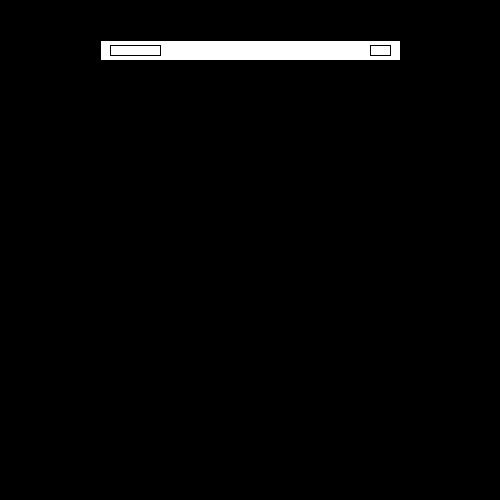
Frame 1 (no input)
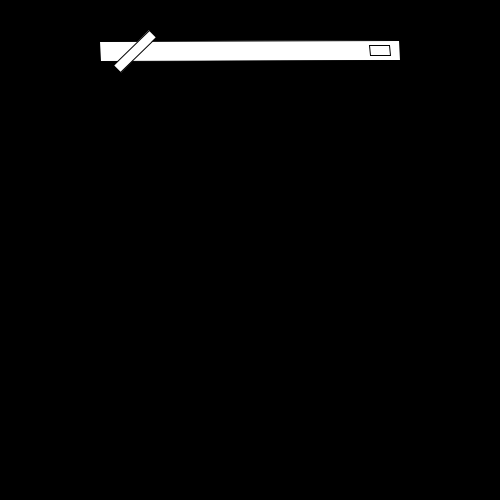
Frame 60 (the mouse pressed at the canvas centre just before this capture)
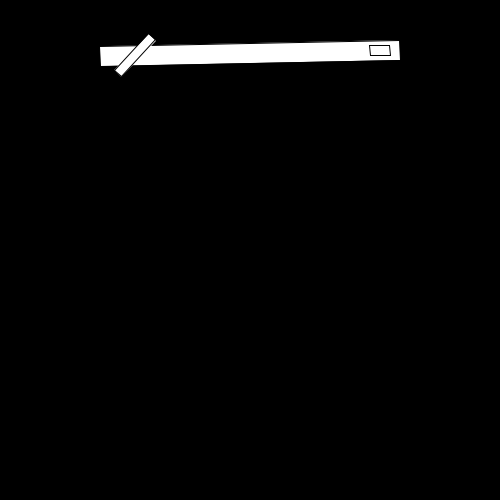
Frame 120 (the mouse held since frame 60 and released just before this capture)

The Processing sketch that drew these frames (run headless with seeded random() and noise(); from frame 60 on, the mouse is pressed at the canvas centre):

// Processing sketch: PID_plane
// ── PID_plane.pde

float targetHeight;
//float targetAngle;

Controller controller = new Controller( 0.1, 0.0, 0.2);
Plane plane = new Plane(50, 20, 0.5);

void setup() {

  targetHeight = 250;
  //targetAngle = 0;

  //adjust the inital values. These are not the tuning values
  controller.updatePID(0);

  size(500, 500);
}

void draw() {


  background(0);
  plane.drawPlane();

  plane.physicsStep();

  //assign the p,i,d values
  controller.updatePID(plane.h - targetHeight);

  plane.setF(controller.output());
}
// ── Controller.pde

class Controller {

  float P;
  float I;
  float D;

  float p = 0;
  float i = 0;
  float d = 0;

  float lastError = 0;

  Controller(float nP, float nI, float nD) {

    P = nP;
    I = nI;
    D = nD;
  }

  void updatePID(float error){
    p = error;
    i += error;
    d = error - lastError;
  }

  float output() {
    return p*P + i*I + d*D;
  }
}
// ── Plane.pde

class Plane {

  float fWingSize;
  float bWingSize;
  float com; //as a percent of the way along the plane

  float fWingAngle;
  float bWingAngle;

  float planeAngle;
  float rotVel;

  float yVel;
  float h;

  Plane(float f, float b, float m) {
    fWingSize = f;
    bWingSize = b;
    com = m;

    fWingAngle = 0;
    bWingAngle = 0;

    planeAngle = 0;
    rotVel = 0;

    yVel = 0;
    h = height/2;
  }

  void physicsStep() {

    float fLift = (fWingAngle + planeAngle) * .075; //the .075 is determined as a roughly acceptable value;
    float bLift = (bWingAngle + planeAngle) * .075; //in units of kilo Newtons. plane weights 10 kilo Newtons

    float lift = fLift + bLift;
    yVel += (1 - lift)/10000;
    h += yVel;

    float torque = (fLift * com) - (bLift * (1-com) );
    rotVel += torque / 10000;
    planeAngle += rotVel;
    println(h);


    planeAngle %= 360;
    if (planeAngle > 180) {
      planeAngle -= 360;
    }
    /*
    if (fWingAngle > PI) {
     fWingAngle -= 2 * PI;
     }
     if (bWingAngle > PI) {
     bWingAngle -= 2 * PI;
     }
     */
  }

  void drawPlane() {
    translate(width/2, h);

    rotate(radians(planeAngle));
    rect(-150, -10, 300, 20);

    translate(-140 + fWingSize/2, 0);
    rotate(radians(fWingAngle));
    rect(-fWingSize/2, -5, fWingSize, 10);
    rotate(radians(-fWingAngle));
    translate(140 - fWingSize/2, 0);

    translate(140 - bWingSize/2, 0);
    rotate(radians(bWingAngle));
    rect(-bWingSize/2, -5, bWingSize, 10);
    translate(140 + bWingSize/2, 0);
  }

  void setF(float nf) {
    if (nf > 45) {
      fWingAngle = 45;
      return;
    }
    if (nf < -45) {
      fWingAngle = -45;
      return;
    }
    fWingAngle = nf;
  }

  void setB(float nb) {
    bWingAngle = nb;
  }
}
